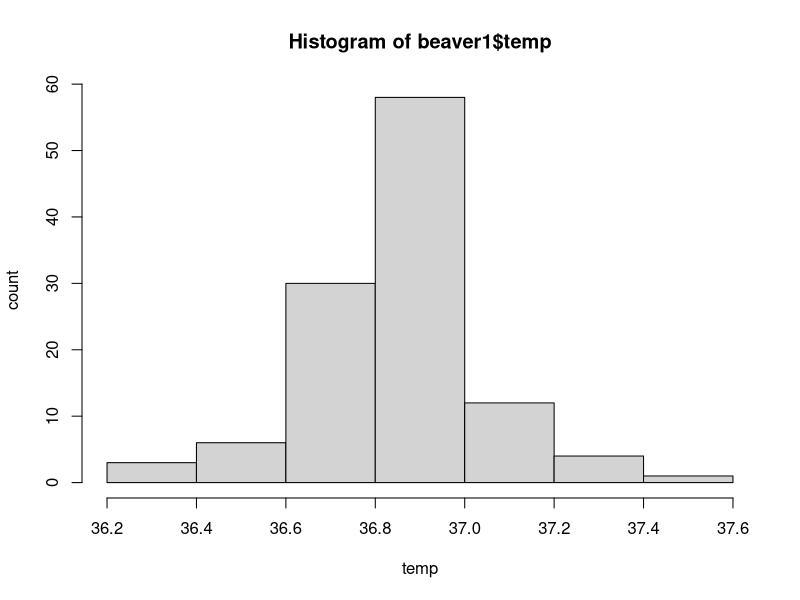
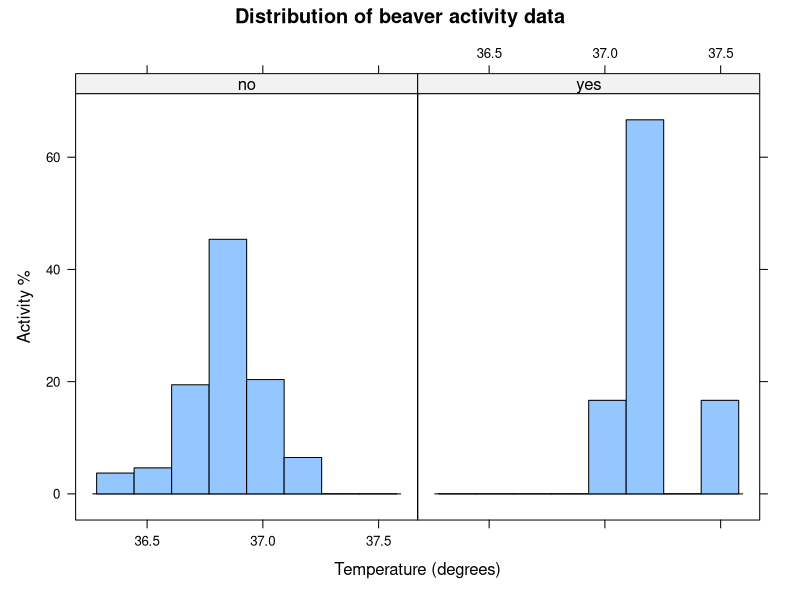

Source code (R) for these figures, in order: (Note: this script raises an error after producing the figures.)
?beavers

str(beaver1)
View(beaver1)

is.factor(beaver1$activ)
beaver1$activ<-factor(beaver1$activ,labels=c("no","yes"))

is.numeric(beaver1$temp) # check the numeric 

# do all for the continuous data 
range(beaver1$temp)
mean(beaver1$temp)
median(beaver1$temp)
var(beaver1$temp)

##Normality

# H0 - data is normally distributed
# H1 - data is not normally distributed

# Histogram
hist(beaver1$temp, xlab = 'temp', ylab = 'count')

install.packages('lattice')
library('lattice')

attach(beaver1)
windows(20,10)
histogram(~temp | activ,
          data = beaver1,
          main = 'Distribution of beaver activity data',
          xlab = 'Temperature (degrees)',
          ylab = 'Activity %')
detach(beaver1)

####################################
# QQ-plot
attach(beaver1)


windows(16,10)
par(mfrow = c(1,2))

with(beaver1, {
  qqnorm(temp[activ = 'yes'],
  main = 'Beavers active data')
  qqline(temp[activ = 'yes'])
})

with(beaver1, {
  qqnorm(temp[activ = 'no'],
         main = 'Beavers inacive data')
  qqline(temp[activ = 'no'])
})


# P value is 0.01226, which is < 0.05
# You reject the null hypothesis (which assumes the data is normally distributed).
# Data is not normally distributed

Norm<-shapiro.test(beaver1$temp)
Norm

library('dplyr')
install.packages('rlang')
library('rlang')

norm1 <- beaver1 %>% group_by(activ) %>% summarise(shapiro.test(temp)$p.value)
t(norm1)

norm2 <- beaver1 %>% group_by(activ) %>% summarise(Sample = n(), Mean = round(mean(temp), 1),
                                                   Median = round(median(temp), 1),
                                                   Skewness = round(skewness(temp), 2),
                                                   p_value = shapiro.test(temp)$p.value,
                                                   Normally_distributed = ifelse(shapiro.test(temp)$p.value > 0.05,
                                                                                 "Yes", "No")
                                                   )
t(norm2)


attach(beaver1)
wilcox.test(temp~activ) # reject H0 p = 0.0001 < 0.05 then reject H0, So activity has effect on body temperature
detach(beaver1)


# find correlation 

library()
